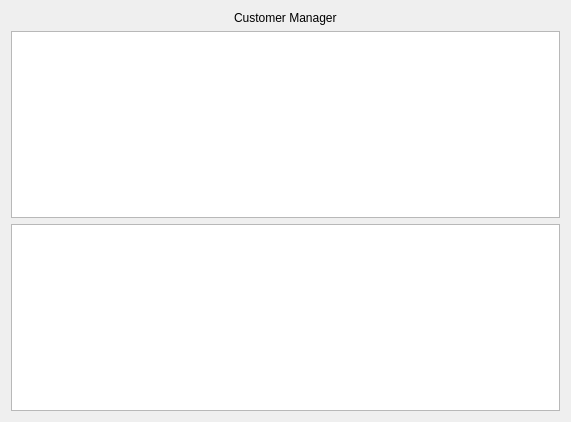
<?xml version="1.0" encoding="UTF-8"?>
<ui version="4.0">
 <class>customer</class>
 <widget class="QWidget" name="customer">
  <property name="geometry">
   <rect>
    <x>0</x>
    <y>0</y>
    <width>571</width>
    <height>422</height>
   </rect>
  </property>
  <property name="windowTitle">
   <string>Form</string>
  </property>
  <layout class="QVBoxLayout" name="verticalLayout">
   <item alignment="Qt::AlignHCenter">
    <widget class="QLabel" name="label">
     <property name="text">
      <string>Customer Manager</string>
     </property>
    </widget>
   </item>
   <item>
    <widget class="QGraphicsView" name="graphicsView"/>
   </item>
   <item>
    <widget class="QTableView" name="tableView"/>
   </item>
  </layout>
 </widget>
 <resources/>
 <connections/>
</ui>
